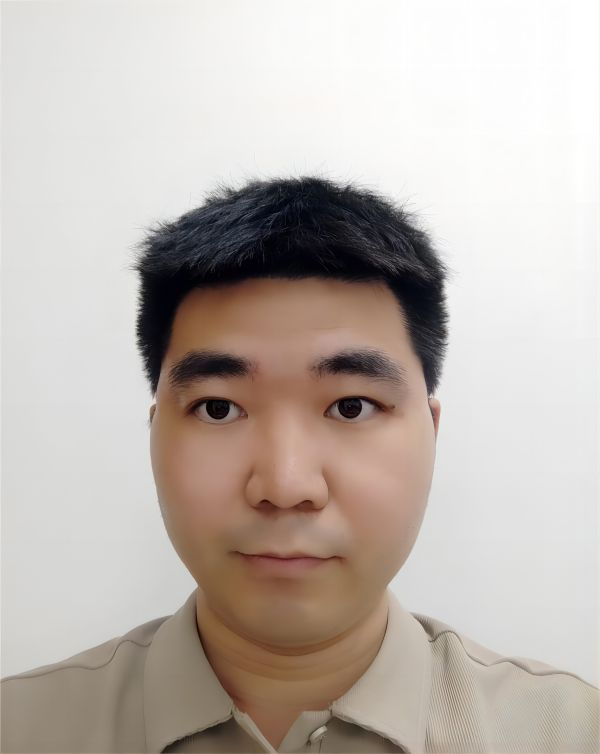
#> input picture liunan.jpg, 600 x 754 px
$ python main.py
#> lines starting #> are read from the running program, lines starting #| are printed output that depends on the picture; after the words box and inside, x2 and y2 are one past the last pixel; in counts of white or black regions, pixels touching at a corner belong together
import time
import heapq
import cv2
import numpy as np
import math

class Point(object):
    def __init__(self, x, y):
        self.x = x
        self.y = y

    def getX(self):
        return self.x

    def getY(self):
        return self.y


connects = [Point(-1, -1), Point(0, -1), Point(1, -1), Point(1, 0), Point(1, 1), Point(0, 1), Point(-1, 1),
            Point(-1, 0),Point(2, 0),Point(2, -1),Point(2, 1),Point(2, 2),Point(2, -2),Point(1, 2),Point(1, -2),
            Point(0, 2),Point(0, -2),Point(-1, 2),Point(-1, -2),Point(-2, 0),Point(-2, 1),Point(-2, 2),Point(-2, -2),Point(-2, -1)]

connects2 = [Point(-1, -1), Point(0, -1), Point(1, -1), Point(1, 0), Point(1, 1), Point(0, 1), Point(-1, 1),
            Point(-1, 0)]
def do_weighting(y,x,img):
    a = 0
    for i in range(24):
        if img[y+connects[i].y,x+connects[i].x] == 255:
            a += 1
    if a>=4:
        return 1
    else:
        return 0


#两个灰度图像算加权点的函数
def weighting(img1,img2,x,y,w,h):
    global img_weighting
    for i in range(w):
        for j in range(h):
            if img1[y+j,x+i] == 0:  #img方括号里是先Y后X
                continue
            #计算这个点的加权值，并保存到新矩阵里：
            else:
                if do_weighting(y+j,x+i,img2) == 1:
                    img_weighting[y+j,x+i] = 1

def center_point(img,img_color):
    img2 = img * 255
    _, binary_image = cv2.threshold(img2, 127, 255, cv2.THRESH_BINARY)

    #三通道图像转化为单通道图像
    binary_image = binary_image.astype(np.uint8)

    # 寻找轮廓
    contours, _ = cv2.findContours(binary_image, cv2.RETR_EXTERNAL, cv2.CHAIN_APPROX_SIMPLE)


    # 计算每个轮廓的面积，并保留最大的两个轮廓
    contour_areas = [(cv2.contourArea(contour), contour) for contour in contours]
    contour_areas.sort(key=lambda x: x[0], reverse=True)
    largest_contours = [contour_areas[i][1] for i in range(min(2, len(contour_areas)))]
    points = []

    # 遍历最大的两个轮廓，计算并绘制质心
    for contour in largest_contours:
        # 计算轮廓的矩
        M = cv2.moments(contour)

        # 计算质心坐标
        if M["m00"] != 0:
            cX = int(M["m10"] / M["m00"])
            cY = int(M["m01"] / M["m00"])
        else:
            cX, cY = 0, 0
        points.append(cX)
        points.append(cY)

        # 在输出图像上绘制质心
        cv2.circle(img_color, (cX, cY), 1, (0, 0, 255), -1)
        cv2.putText(img_color, f"({cX}, {cY})", (cX - 20, cY - 20), cv2.FONT_HERSHEY_SIMPLEX, 0.5, (255, 0, 0), 1)


    for contour in largest_contours:
        M = cv2.moments(contour)
        if M["m00"] != 0:
            cX = int(M["m10"] / M["m00"])
            cY = int(M["m01"] / M["m00"])
        else:
            cX, cY = 0, 0
        print(f"Center: ({cX}, {cY})")
    return points


def close(x,y,w,h):
    global img_weighting,height,width
    for i in range(w):
        for j in range(h):
            if img_weighting[y + j, x + i] == 1:
                continue
            s1 = s2 = s3 = s4 = s5 = s6 = s7 = s8 = \
                0
            for k in range(50):
                if y+j+k>=height-1 or y+j-k<1 or x+i+k>=width-1 or x+i-k<1:
                    continue
                if img_weighting[y + j + k, x + i] == 1:
                    s1 = 1
                if img_weighting[y + j - k, x + i] == 1:
                    s2 = 1
                if img_weighting[y + j, x + i + k] == 1:
                    s3 = 1
                if img_weighting[y + j, x + i - k] == 1:
                    s4 = 1
                if img_weighting[y + j + k, x + i + k] == 1:
                    s5 = 1
                if img_weighting[y + j - k, x + i + k] == 1:
                    s6 = 1
                if img_weighting[y + j + k, x + i - k] == 1:
                    s7 = 1
                if img_weighting[y + j - k, x + i - k] == 1:
                    s8 = 1
            #
            if s1+s2+s3+s4+s5+s6+s7+s8 >= 6:
                img_weighting[y + j, x + i] = 1
#计算最大联通区域所占百分比
def calculate_largest_components_percentage(img):
    # 二值化处理
    img = img*255
    _, binary_image = cv2.threshold(img, 127, 255, cv2.THRESH_BINARY)
    # 三通道图像转化为单通道图像
    binary_image = binary_image.astype(np.uint8)
    # 计算连通域
    num_labels, labels_im = cv2.connectedComponents(binary_image)

    # 计算每个连通域的面积
    component_areas = []
    for label in range(1, num_labels):  # 忽略背景（标签0）
        area = np.sum(labels_im == label)
        component_areas.append((area, label))

    # 按面积排序，找到前两个最大的连通域
    component_areas.sort(reverse=True, key=lambda x: x[0])
    largest_areas = component_areas[:2]

    # 计算前两个最大连通域所占的百分比
    total_area = sum(area for area, _ in component_areas)
    largest_percentage = sum(area for area, _ in largest_areas) / total_area * 100
    return largest_percentage

def find_center_point():
    global points, img_mark, center_points, center_point_totalx, center_point_totaly, center_point_total_num
    center_points = []
    for i in range(2):
        center_x = center_point_totalx[i] // center_point_total_num[i]
        center_y = center_point_totaly[i] // center_point_total_num[i]
        center_point = Point(center_x, center_y)
        center_points.append(center_point)


def grow():
    global img_expand, img_mark, points, img_mid, center_points, midpoints,height,width
    for point in points:  # 种子点就是种子点，另建一个新变量来保存已有的点
        area_num = img_mark[point.y, point.x]
        area_num = int(area_num)
        for i in range(8):
            tmpX = point.x + connects2[i].x
            tmpY = point.y + connects2[i].y


            # 超过图像范围的不要
            if tmpX < 0 or tmpY < 0 or tmpY >= height or tmpX >= width:
                continue
            # 要保证未分组且惩罚函数没有的点才能打惩罚函数
            # print(img_mark[tmpY, tmpX],img_expand[tmpY, tmpX])
            if img_mark[tmpY, tmpX] == 0 and img_expand[tmpY, tmpX] == 0:
                img_expand[tmpY, tmpX] = expand(Point(tmpX, tmpY), center_points[area_num - 1],area_num)
                # 用Point实例化对象的时候，x在前，y在后

                img_mid[tmpY, tmpX] = img_mark[point.y, point.x]
                midpoints.append(Point(tmpX, tmpY))

# 打上惩罚函数的点进行转化
def change():
    global img_expand, img_mark, img_mid, midpoints, center_point_totalx, center_point_totaly, center_point_total_num, b_list, g_list, r_list
    for midpoint in midpoints:
        img_expand[midpoint.y, midpoint.x] = img_expand[midpoint.y, midpoint.x] - 1
        if img_expand[midpoint.y, midpoint.x] <= 0:

            img_mark[midpoint.y, midpoint.x] = img_mid[midpoint.y, midpoint.x]
            img_mid[midpoint.y, midpoint.x] = 0

            # 加减点的时候，要进行中心点和的变动
            i = img_mark[midpoint.y, midpoint.x]
            i = int(i)
            center_point_totaly[i - 1] = center_point_totaly[i - 1] + midpoint.y
            center_point_totalx[i - 1] = center_point_totalx[i - 1] + midpoint.x
            center_point_total_num[i - 1] += 1

            b, g, r = img_color[midpoint.y, midpoint.x]
            b_list[i - 1] = b_list[i - 1] + b
            g_list[i - 1] = g_list[i - 1] + g
            r_list[i - 1] = r_list[i - 1] + r

            midpoints.remove(midpoint)

            points.append(midpoint)
    # for point in points:
    #     print(point.x, point.y)
    # print("----------------")


def expand(point, center_point_e, numc):
    global img_color  # point是未加入的点，center_point是此区域的中心点
    ka = 0.2
    kb = 0.4

    bi, gi, ri = img_color[point.y, point.x]

    bc, gc, rc = areargb(numc)

    # 强制转化成int类型，不然这些点的取值范围是0-255，会发生溢出
    bi = int(bi)
    gi = int(gi)
    ri = int(ri)
    bc = int(bc)
    gc = int(gc)
    rc = int(rc)
    t1 = math.sqrt(pow((bi - bc), 2) + pow((gi - gc), 2) + pow((ri - rc), 2))
    t2 = math.sqrt(pow((point.x - center_point_e.x), 2) + pow((point.y - center_point_e.y), 2))
    # if t1>160:
    #     t1 = 600
    t = ka * t1 + kb * t2

    t = math.ceil(t)
    # print("=============")
    # print(t1,t2)

    return t

def areargb(num):
    global points, r_list, g_list, b_list, center_point_total_num
    num -= 1

    bc = b_list[num] // center_point_total_num[num]
    gc = g_list[num] // center_point_total_num[num]
    rc = r_list[num] // center_point_total_num[num]

    return bc, gc, rc

# 函数：初始化的种子点打上标记
def seed_init(seed_points):
    global img_mark, center_point_totalx, center_point_total_num, center_point_totaly, img_color, r_list, b_list, g_list  # 声明全局变量
    i = 1

    for seed_point in seed_points:
        # 取的时候先x后y，用的时候先y后x
        img_mark[seed_point.y, seed_point.x] = i

        # 给中心点计算的和进行初始化
        center_point_totaly[i - 1] = center_point_totaly[i - 1] + seed_point.y
        center_point_totalx[i - 1] = center_point_totalx[i - 1] + seed_point.x
        center_point_total_num[i - 1] += 1

        # 计算rgb值
        b, g, r = img_color[seed_point.y, seed_point.x]
        b_list[i - 1] = b_list[i - 1] + b
        g_list[i - 1] = g_list[i - 1] + g
        r_list[i - 1] = r_list[i - 1] + r

        i = i + 1


if __name__ == '__main__':
    start_time = time.perf_counter()


    image = 'liunan.jpg'
    img = cv2.imread(image,cv2.IMREAD_GRAYSCALE)
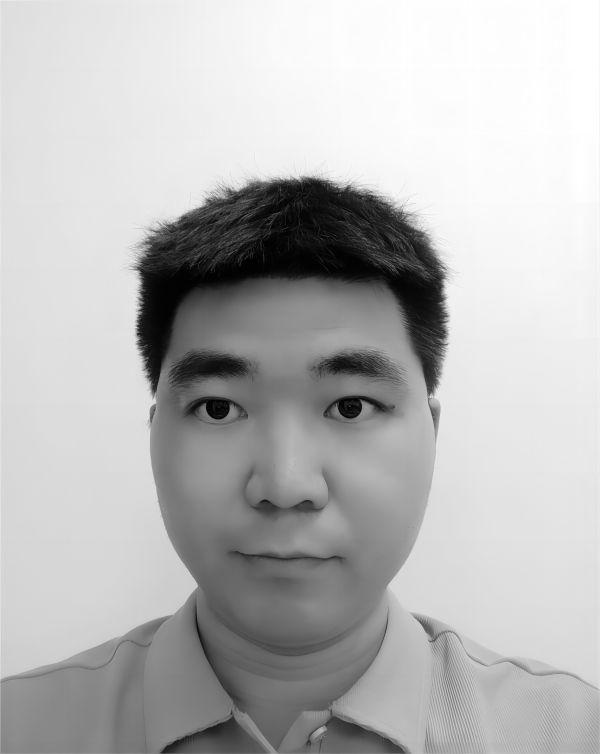
#> img: shape (754, 600); min 0, max 255, mean 184.4
    img_color = cv2.imread(image,cv2.IMREAD_COLOR)
#> img_color is the input picture: shape (754, 600, 3); mean B, G, R 175.8, 182.4, 191.5
    img_k = img
    face_eg = cv2.CascadeClassifier('haarcascade_frontalface_default.xml')
    faces = face_eg.detectMultiScale(img)
#> faces = [[99, 257, 374, 374]]
    x = y = w = h = 0
    x1 = y1 = w1 = h1 = 0

    #x,y是左上角的点
    for(x,y,w,h) in faces:
        x1 = int(x+0.2*w)
        x2 = int(x + 0.8*w)
        y1 = int(y+0.23*h)
        y2 = int(y+0.50*h)
#> this loop made 1 pass
#> (x, y, w, h, x1, x2, y1, y2) on pass 1: (99, 257, 374, 374, 173, 398, 343, 444)
        # img_k = cv2.rectangle(img_k,(x1,y1),(x2,y2),(0,255,0),2)
        # print(x,y,w,h)
    x_num = x1
#> x_num = 173
    y_num = y1
#> y_num = 343
    w_num = 0.6 * w
#> w_num = 224.4
    h_num = 0.27 * h
#> h_num = 101
    #二值化了一下图像
    _, binary_image = cv2.threshold(img, 30, 255, cv2.THRESH_BINARY)
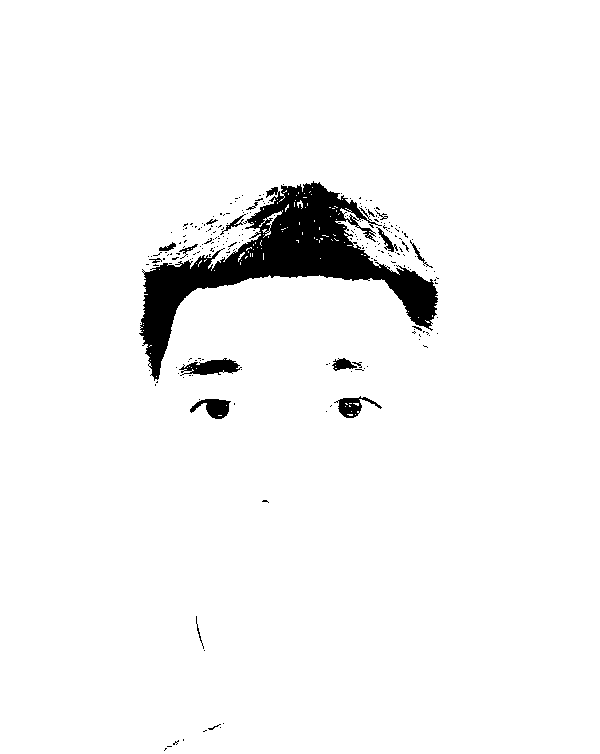
#> binary_image: shape (754, 600); 95.8% white; 233 black regions (213 under 20 px), largest, box (x1, y1, x2, y2) and area: (139, 181, 438, 381) 15995, (179, 358, 242, 376) 631, (190, 399, 231, 419) 464
    #边缘检测
    edges = cv2.Canny(img, threshold1=220, threshold2=250)
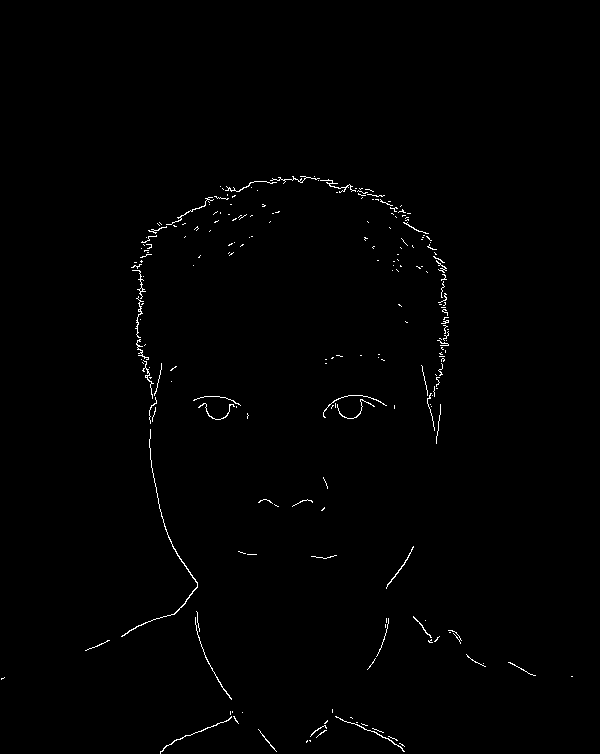
#> edges: shape (754, 600); 0.7% white in thin lines or dots, all inside (x1, y1, x2, y2) = (1, 176, 573, 754)
    edges2 = cv2.Canny(binary_image, threshold1=230, threshold2=250)
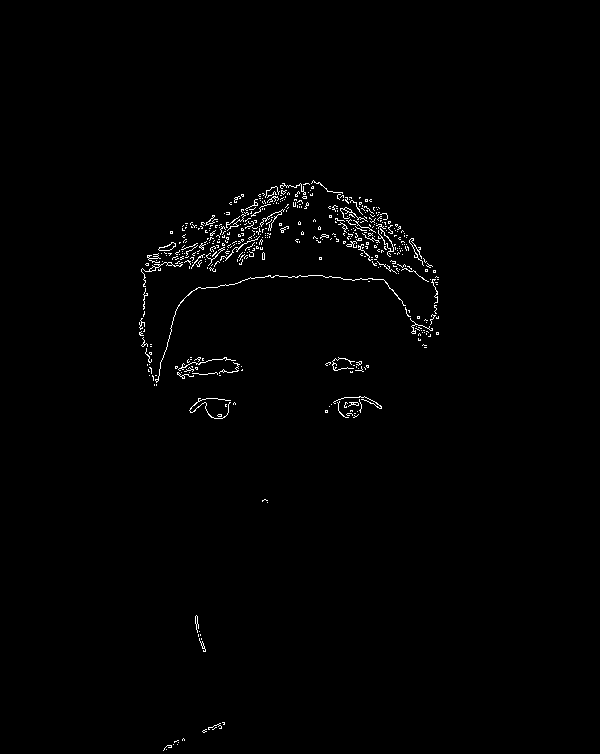
#> edges2: shape (754, 600); 0.96% white in thin lines or dots, all inside (x1, y1, x2, y2) = (139, 180, 439, 751)

    im_shape = img.shape
    height = im_shape[0]
    width = im_shape[1]

    #生成第一个加权矩阵
    img_weighting = np.zeros([height, width])
    weighting(edges,edges2,x1,y1,int(0.6*w),int(0.27*h))

    #惩罚函数矩阵
    img_expand = np.zeros([height, width])

    #已扩张点记录矩阵
    img_mark = np.zeros([height, width])

    # 中间记录矩阵
    img_mid = np.zeros([height, width])

    # 新建一个中间点列表，里边是打上惩罚函数但是未转化的点
    midpoints = []
    center_points = []

    center_point_totalx = [0] * (2)
    center_point_totaly = [0] * (2)
    # 装的是每一块，点的数目
    center_point_total_num = [0] * (2)
    # 新建一个rgb列表，用来快速计算rgb平均值，(n*n)代表初始化了n个0
    r_list = [0] * (2)
    g_list = [0] * (2)
    b_list = [0] * (2)


    # 定义膨胀操作的结构元素（核）
    kernel = np.ones((2, 2), np.uint8)

    # [11 lines of commented-out code are left out]
    close(x1,y1,int(0.6*w),int(0.27*h))


    # cv2.imshow('img2', img_weighting)

    n = 0
    while True:
        img_weighting = cv2.dilate(img_weighting, kernel, iterations=1)
        print(calculate_largest_components_percentage(img_weighting))
        n=n+1
        if calculate_largest_components_percentage(img_weighting) >80 or n>=10:
            break
#> this loop made 1 pass
#> pass 1, in calculate_largest_components_percentage (call 2), `img = img*255`:
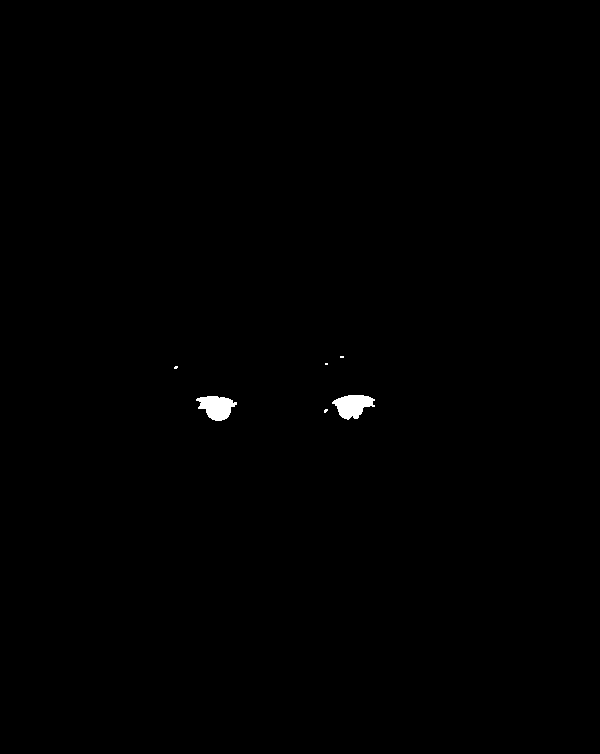
#> img: shape (754, 600) float64; 0.3% white; 6 white regions (4 under 20 px), largest, box (x1, y1, x2, y2) and area: (332, 395, 375, 420) 681, (196, 396, 237, 421) 662
#> after the loop, n = 1


    cv2.imshow('img3', img_weighting)
    xc1,yc1,xc2,yc2 = center_point(img_weighting, img_color)
#> in center_point, `contours, _ = cv2.findContours(binary_image, cv2.RETR_EXTERNAL, cv2.CH..`: contours = 6 contours, 4 with area under 20; largest, box (x1, y1, x2, y2) and area: (332, 395, 375, 420) 626, (196, 396, 237, 421) 608
#> in center_point, `contour_areas = [(cv2.contourArea(contour), contour) for contour in co..`: contour_areas = 6 items
#> in center_point, `largest_contours = [contour_areas[i][1] for i in range(min(2, len(cont..`: largest_contours = 2 contours; box (x1, y1, x2, y2) and area: (332, 395, 375, 420) 626, (196, 396, 237, 421) 608
#> the loop in center_point, `for contour in largest_contours:` made 2 passes
#> (cX, cY) on passes 1 to 2: (352, 405), (216, 406)
#> after the loop in center_point, `for contour in largest_contours:`:
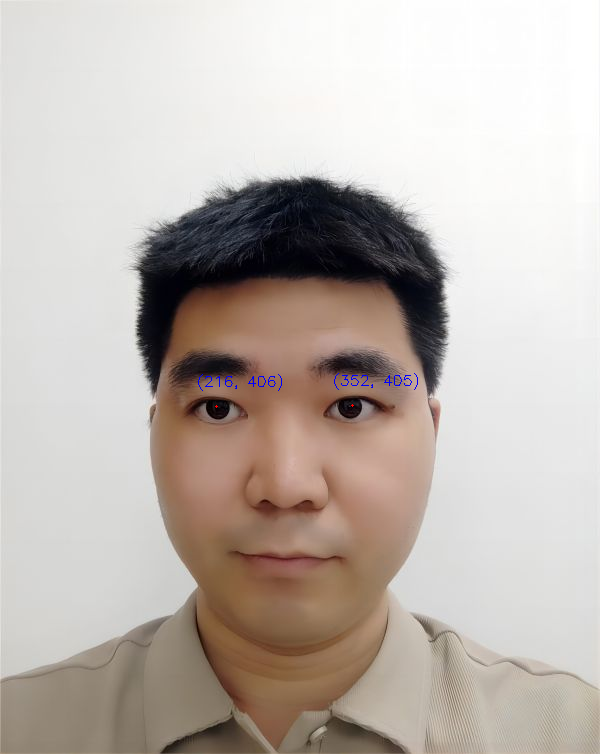
#> img_color: shape (754, 600, 3); 0.09% of pixels changed, all inside (x1, y1, x2, y2) = (198, 373, 418, 408)
#> after the loop in center_point, `for contour in largest_contours:`: points = [352, 405, 216, 406]
#> xc1 = 352; yc1 = 405; xc2 = 216; yc2 = 406

    #初始化一下中心点
    center_points.append(Point(xc1,yc1))
    center_points.append(Point(xc2,yc2))

    #所有点的集合
    points = center_points
#> points = 2 items
    for point in center_points:
        print(point.x, point.y)
#> this loop made 2 passes
#| 352 405
#| 216 406
    #把中心点作为种子点进行初始化
    seed_init(center_points)
#> the loop in seed_init, `for seed_point in seed_points:` made 2 passes
#> (b, g, r, i) on passes 1 to 2: (0, 0, 255, 2), (0, 0, 255, 3)
#> after the loop in seed_init, `for seed_point in seed_points:`: b_list = [0, 0]; center_point_total_num = [1, 1]; center_point_totalx = [352, 216]; center_point_totaly = [405, 406]; g_list = [0, 0]; i = 3; r_list = [255, 255]
    for i in range(160):

        change()

        # 2.更新区域中心点
        # 参数是上文中的分割平方数
        find_center_point()

        # 3.打惩罚函数

        grow()
#> this loop made 160 passes


    print("----------------")
    print("----------------")
    for point in center_points:
        print(point.x, point.y)
    print("----------------")
    print("----------------")


    # 给边界点划线
    for point in points:
        for i in range(8):
            tmpX = point.x + connects2[i].x
            tmpY = point.y + connects2[i].y
            if tmpX < 0 or tmpY < 0 or tmpY >= height or tmpX >= width:
                continue
            if img_mark[tmpY, tmpX] != img_mark[point.y, point.x]:
                img_color[point.y, point.x] = 0, 0, 255
                break
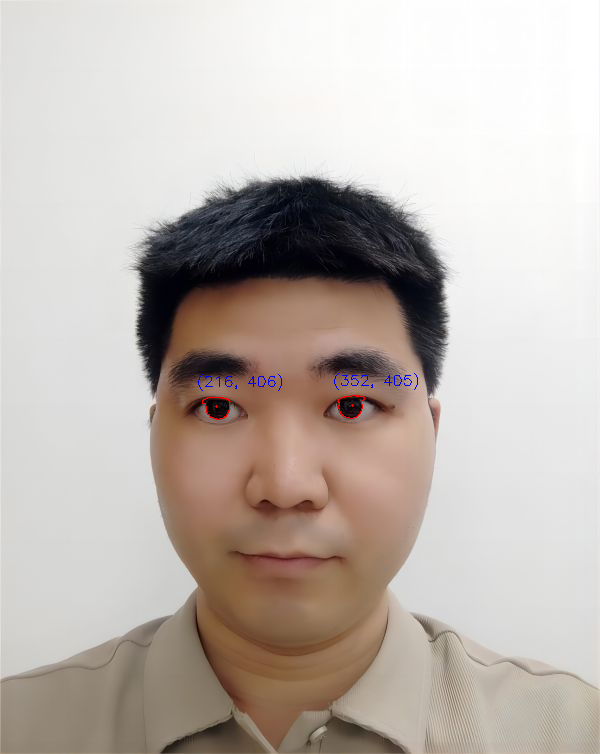
#> img_color: shape (754, 600, 3); 0.05% of pixels changed, all inside (x1, y1, x2, y2) = (202, 395, 365, 420)
    cv2.imshow('img566', img_color)
    #窗口尺寸定义
    # cv2.namedWindow('img', cv2.WINDOW_NORMAL)
    # cv2.resizeWindow('img', 650, 750)


    end_time = time.perf_counter()

    # 计算程序运行时间（以秒为单位）
    run_time = end_time - start_time

    print(f"程序运行时间为：{run_time}秒")

    cv2.waitKey(0)
    cv2.destroyAllWindows()
